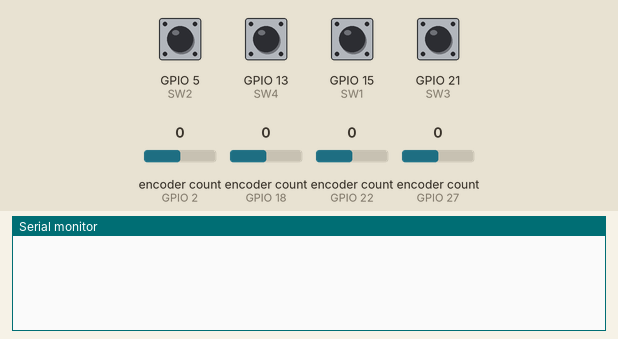
The sketch below on a simulated ESP32. Parts: the last lines printed to the serial monitor. The inputs (shaded band) are chosen by the test bench; at power-on: GPIO 5 (SW2), GPIO 13 (SW4), GPIO 15 (SW1), GPIO 21 (SW3) HIGH, encoder count (sensors on GPIO 2, GPIO 18, GPIO 22, GPIO 27) 0.

Above: at 1.2 s.
1.3 s: encoder count (sensor on GPIO 2) set to 1
At 2.2 s:
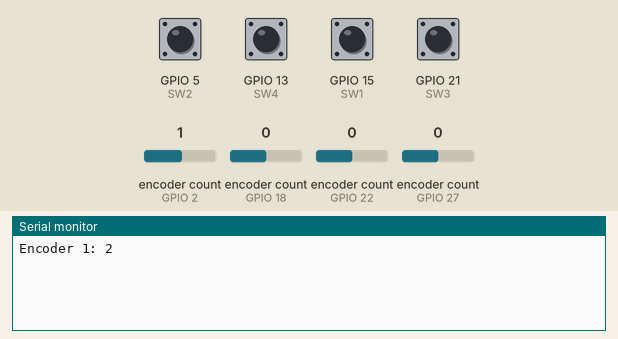
2.8 s: GPIO 5 (SW2) pulled LOW for 0.15 s
At 3.4 s:
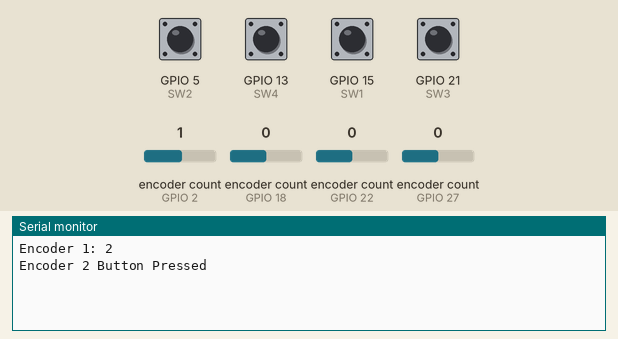
4.4 s: encoder count (sensor on GPIO 18) set to 1
At 4.8 s:
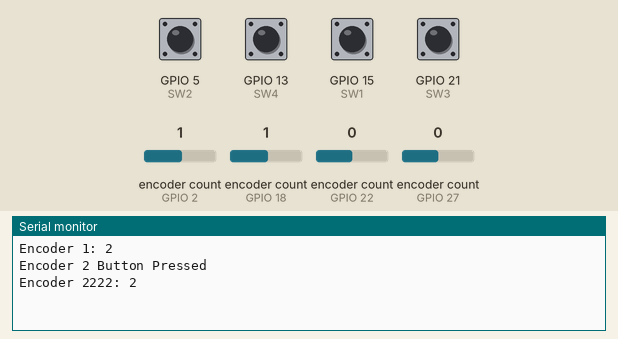
5.9 s: encoder count (sensor on GPIO 22) set to 1
At 7.1 s:
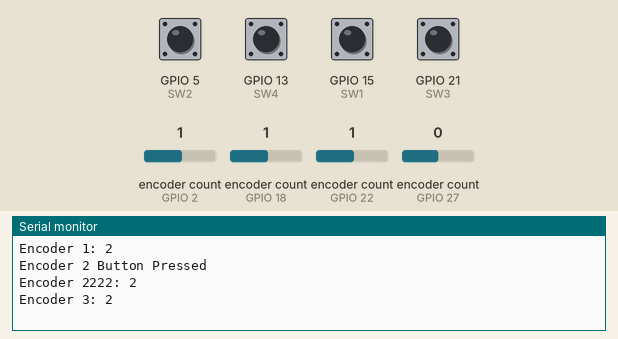
7.4 s: encoder count (sensor on GPIO 27) set to 1
At 8.0 s:
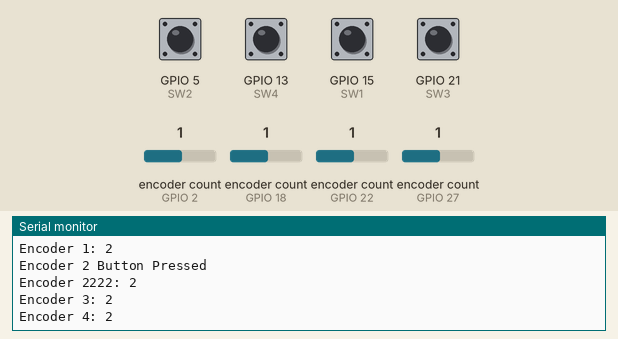
8.9 s: GPIO 13 (SW4) pulled LOW for 0.15 s
At 10.4 s:
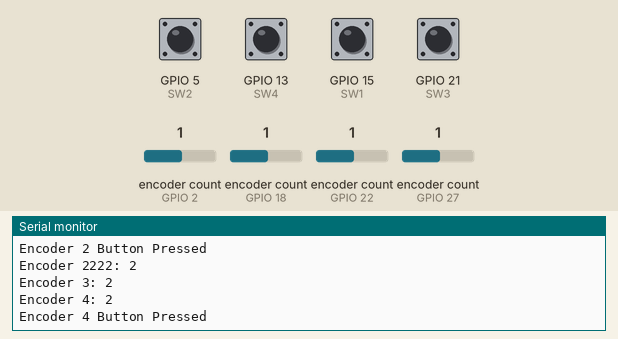
Timing chart, 0 to 11.5 s (numbered marks = the images above; inputs shaded):
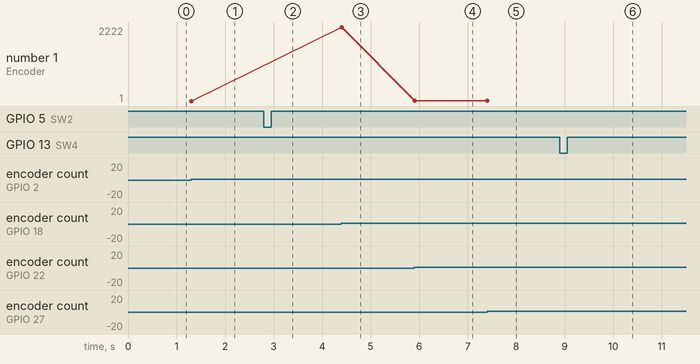

The sketch:

4encoders.ino
```cpp
#include <ESP32Encoder.h>

// === Pin Assignments ===
// Encoder 1
#define CLK1 4
#define DT1  2
#define SW1  15

// Encoder 2
#define CLK2 19
#define DT2  18
#define SW2  5

// Encoder 3
#define CLK3 23
#define DT3  22
#define SW3  21

// Encoder 4
#define CLK4 14
#define DT4  27
#define SW4  13

// === Encoder instances ===
ESP32Encoder enc1;
ESP32Encoder enc2;
ESP32Encoder enc3;
ESP32Encoder enc4;

// === State tracking ===
long lastPos1 = 0, lastPos2 = 0, lastPos3 = 0, lastPos4 = 0;
bool lastSW1 = HIGH, lastSW2 = HIGH, lastSW3 = HIGH, lastSW4 = HIGH;

void setup() {
  Serial.begin(9600);

  // Enable the encoder hardware
  // ESP32Encoder::useInternalWeakPullResistors = false;

  // Attach encoders
  enc1.attachHalfQuad(DT1, CLK1);
  enc2.attachHalfQuad(DT2, CLK2);
  enc3.attachHalfQuad(DT3, CLK3);
  enc4.attachHalfQuad(DT4, CLK4);

  enc1.setCount(0);
  enc2.setCount(0);
  enc3.setCount(0);
  enc4.setCount(0);

  // Set button pins
  pinMode(SW1, INPUT_PULLUP);
  pinMode(SW2, INPUT_PULLUP);
  pinMode(SW3, INPUT_PULLUP);
  pinMode(SW4, INPUT_PULLUP);
}

void loop() {
  // --- Encoder 1 ---
  long pos1 = enc1.getCount();
  if (pos1 != lastPos1) {
    Serial.print("Encoder 1: "); Serial.println(pos1);
    lastPos1 = pos1;
  }
  if (digitalRead(SW1) == LOW && lastSW1 == HIGH) {
    Serial.println("Encoder 1111 Button Pressed");
    delay(50);
  }
  lastSW1 = digitalRead(SW1);

  // --- Encoder 2 ---
  long pos2 = enc2.getCount();
  if (pos2 != lastPos2) {
    Serial.print("Encoder 2222: "); Serial.println(pos2);
    lastPos2 = pos2;
  }
  if (digitalRead(SW2) == LOW && lastSW2 == HIGH) {
    Serial.println("Encoder 2 Button Pressed");
    delay(50);
  }
  lastSW2 = digitalRead(SW2);

  // --- Encoder 3 ---
  long pos3 = enc3.getCount();
  if (pos3 != lastPos3) {
    Serial.print("Encoder 3: "); Serial.println(pos3);
    lastPos3 = pos3;
  }
  if (digitalRead(SW3) == LOW && lastSW3 == HIGH) {
    Serial.println("Encoder 3 Button Pressed");
    delay(50);
  }
  lastSW3 = digitalRead(SW3);

  // --- Encoder 4 ---
  long pos4 = enc4.getCount();
  if (pos4 != lastPos4) {
    Serial.print("Encoder 4: "); Serial.println(pos4);
    lastPos4 = pos4;
  }
  if (digitalRead(SW4) == LOW && lastSW4 == HIGH) {
    Serial.println("Encoder 4 Button Pressed");
    delay(50);
  }
  lastSW4 = digitalRead(SW4);

  delay(10);  // Short delay to avoid flooding serial
}
```

Measured:
- after the input at 1.3 s, the serial monitor: prints a new line at once (image 1)
- after the input at 2.8 s, the serial monitor: prints a new line at once (image 2)
- after the input at 4.4 s, the serial monitor: prints a new line at once (image 3)
- after the input at 5.9 s, the serial monitor: prints a new line at once (image 4)
- after the input at 7.4 s, the serial monitor: prints a new line at once (image 5)
- after the input at 8.9 s, the serial monitor: prints a new line at once (image 6)
- plotted number 1: 1 → 2222 after the input at 4.4 s, 2222 → 3 after the input at 5.9 s, 3 → 4 after the input at 7.4 s
